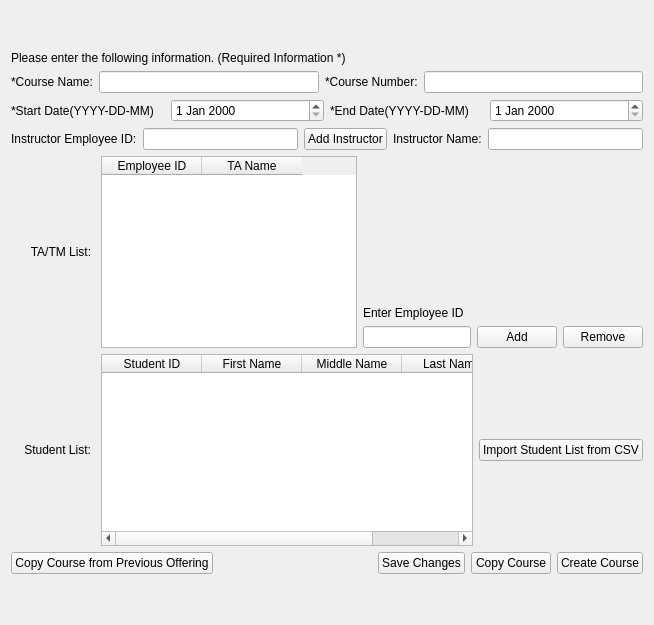
        <widget class="QWidget" name="CreateCoursePage">
         <layout class="QVBoxLayout" name="verticalLayout_32">
          <item>
           <spacer name="verticalSpacer_21">
            <property name="orientation">
             <enum>Qt::Vertical</enum>
            </property>
            <property name="sizeHint" stdset="0">
             <size>
              <width>20</width>
              <height>40</height>
             </size>
            </property>
           </spacer>
          </item>
          <item>
           <widget class="QLabel" name="label_26">
            <property name="text">
             <string>Please enter the following information. (Required Information *)</string>
            </property>
           </widget>
          </item>
          <item>
           <layout class="QVBoxLayout" name="verticalLayout_31">
            <item>
             <layout class="QVBoxLayout" name="verticalLayout_29">
              <item>
               <layout class="QHBoxLayout" name="horizontalLayout_39">
                <item>
                 <widget class="QLabel" name="label_24">
                  <property name="text">
                   <string>*Course Name:</string>
                  </property>
                 </widget>
                </item>
                <item>
                 <widget class="QLineEdit" name="CourseNameCreate_CreateCourse">
                  <property name="text">
                   <string/>
                  </property>
                 </widget>
                </item>
                <item>
                 <widget class="QLabel" name="label_25">
                  <property name="text">
                   <string>*Course Number:</string>
                  </property>
                 </widget>
                </item>
                <item>
                 <widget class="QLineEdit" name="CourseNumberCreate_CreateCourse">
                  <property name="text">
                   <string/>
                  </property>
                 </widget>
                </item>
               </layout>
              </item>
              <item>
               <layout class="QHBoxLayout" name="horizontalLayout_40">
                <item>
                 <widget class="QLabel" name="label_27">
                  <property name="text">
                   <string>*Start Date(YYYY-DD-MM)</string>
                  </property>
                 </widget>
                </item>
                <item>
                 <widget class="QDateEdit" name="StartDateCreate_CreateCourse"/>
                </item>
                <item>
                 <widget class="QLabel" name="label_28">
                  <property name="text">
                   <string>*End Date(YYYY-DD-MM)</string>
                  </property>
                 </widget>
                </item>
                <item>
                 <widget class="QDateEdit" name="EndDateCreate_CreateCourse"/>
                </item>
               </layout>
              </item>
              <item>
               <layout class="QHBoxLayout" name="horizontalLayout_41">
                <item>
                 <widget class="QLabel" name="label_29">
                  <property name="text">
                   <string>Instructor Employee ID:</string>
                  </property>
                 </widget>
                </item>
                <item>
                 <widget class="QLineEdit" name="InstructorEmployeeID_CreateCourse"/>
                </item>
                <item>
                 <widget class="QPushButton" name="AddInstructorButton_CreateCourse">
                  <property name="text">
                   <string>Add Instructor</string>
                  </property>
                 </widget>
                </item>
                <item>
                 <widget class="QLabel" name="label_96">
                  <property name="text">
                   <string>Instructor Name:</string>
                  </property>
                 </widget>
                </item>
                <item>
                 <widget class="QLineEdit" name="InstructorName_CreateCourse">
                  <property name="readOnly">
                   <bool>true</bool>
                  </property>
                 </widget>
                </item>
               </layout>
              </item>
             </layout>
            </item>
            <item>
             <layout class="QHBoxLayout" name="horizontalLayout_44">
              <item>
               <layout class="QVBoxLayout" name="verticalLayout_30">
                <item>
                 <layout class="QHBoxLayout" name="horizontalLayout_42">
                  <item>
                   <widget class="QLabel" name="label_30">
                    <property name="text">
                     <string>      TA/TM List: </string>
                    </property>
                   </widget>
                  </item>
                  <item>
                   <widget class="QTableWidget" name="TAList_CreateCourse">
                    <property name="editTriggers">
                     <set>QAbstractItemView::NoEditTriggers</set>
                    </property>
                    <property name="selectionBehavior">
                     <enum>QAbstractItemView::SelectRows</enum>
                    </property>
                    <column>
                     <property name="text">
                      <string>Employee ID</string>
                     </property>
                    </column>
                    <column>
                     <property name="text">
                      <string>TA Name</string>
                     </property>
                    </column>
                   </widget>
                  </item>
                  <item>
                   <layout class="QVBoxLayout" name="verticalLayout_28">
                    <item>
                     <spacer name="verticalSpacer_2">
                      <property name="orientation">
                       <enum>Qt::Vertical</enum>
                      </property>
                      <property name="sizeHint" stdset="0">
                       <size>
                        <width>20</width>
                        <height>40</height>
                       </size>
                      </property>
                     </spacer>
                    </item>
                    <item>
                     <widget class="QLabel" name="label_95">
                      <property name="text">
                       <string>Enter Employee ID</string>
                      </property>
                     </widget>
                    </item>
                    <item>
                     <layout class="QHBoxLayout" name="horizontalLayout_96">
                      <item>
                       <widget class="QLineEdit" name="TAEmployeeID_CreateCourse"/>
                      </item>
                      <item>
                       <widget class="QPushButton" name="AddTAButton_CreateCourse">
                        <property name="text">
                         <string>Add</string>
                        </property>
                       </widget>
                      </item>
                      <item>
                       <widget class="QPushButton" name="RemoveTAButton_CreateCourse">
                        <property name="text">
                         <string>Remove</string>
                        </property>
                       </widget>
                      </item>
                     </layout>
                    </item>
                   </layout>
                  </item>
                 </layout>
                </item>
                <item>
                 <layout class="QHBoxLayout" name="horizontalLayout_43">
                  <item>
                   <widget class="QLabel" name="label_31">
                    <property name="text">
                     <string>    Student List: </string>
                    </property>
                   </widget>
                  </item>
                  <item>
                   <widget class="QTableWidget" name="StudentList_CreateCourse">
                    <property name="editTriggers">
                     <set>QAbstractItemView::NoEditTriggers</set>
                    </property>
                    <property name="selectionBehavior">
                     <enum>QAbstractItemView::SelectRows</enum>
                    </property>
                    <column>
                     <property name="text">
                      <string>Student ID</string>
                     </property>
                    </column>
                    <column>
                     <property name="text">
                      <string>First Name</string>
                     </property>
                    </column>
                    <column>
                     <property name="text">
                      <string>Middle Name</string>
                     </property>
                    </column>
                    <column>
                     <property name="text">
                      <string>Last Name</string>
                     </property>
                    </column>
                   </widget>
                  </item>
                  <item>
                   <widget class="QPushButton" name="ImportFromCSVButton_CreateCourse">
                    <property name="text">
                     <string>Import Student List from CSV</string>
                    </property>
                   </widget>
                  </item>
                 </layout>
                </item>
               </layout>
              </item>
             </layout>
            </item>
            <item>
             <layout class="QHBoxLayout" name="horizontalLayout_45">
              <item>
               <widget class="QPushButton" name="CopyPerviouCourseButton_CreateCourse">
                <property name="text">
                 <string>Copy Course from Previous Offering</string>
                </property>
               </widget>
              </item>
              <item>
               <spacer name="horizontalSpacer_38">
                <property name="orientation">
                 <enum>Qt::Horizontal</enum>
                </property>
                <property name="sizeHint" stdset="0">
                 <size>
                  <width>40</width>
                  <height>20</height>
                 </size>
                </property>
               </spacer>
              </item>
              <item>
               <widget class="QPushButton" name="SaveChangeCourseButton_CreateCourse">
                <property name="text">
                 <string>Save Changes</string>
                </property>
               </widget>
              </item>
              <item>
               <widget class="QPushButton" name="CopyCourseBt">
                <property name="text">
                 <string>Copy Course</string>
                </property>
               </widget>
              </item>
              <item>
               <widget class="QPushButton" name="CreateCourseButton_CreateCourse">
                <property name="text">
                 <string>Create Course</string>
                </property>
               </widget>
              </item>
             </layout>
            </item>
           </layout>
          </item>
          <item>
           <spacer name="verticalSpacer_22">
            <property name="orientation">
             <enum>Qt::Vertical</enum>
            </property>
            <property name="sizeHint" stdset="0">
             <size>
              <width>20</width>
              <height>40</height>
             </size>
            </property>
           </spacer>
          </item>
         </layout>
        </widget>
